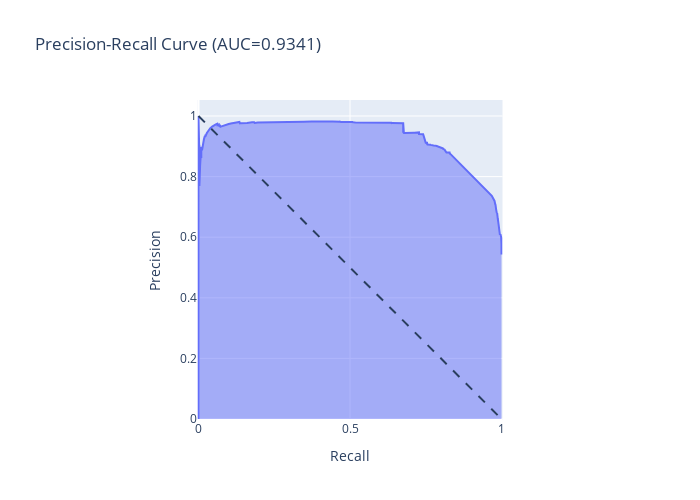

The notebook cell saved with this chart:
### Code cell
y_score = logreg.predict_proba(X)[:, 1]

precision, recall, thresholds = metrics.precision_recall_curve(y, y_score)

fig = px.area(
    x=recall, y=precision,
    title=f'Precision-Recall Curve (AUC={metrics.auc(fpr, tpr):.4f})',
    labels=dict(x='Recall', y='Precision'),
    width=700, height=500
)
fig.add_shape(
    type='line', line=dict(dash='dash'),
    x0=0, x1=1, y0=1, y1=0
)
fig.update_yaxes(scaleanchor="x", scaleratio=1)
fig.update_xaxes(constrain='domain')

fig.show()

### Figure 1 — Plotly figure (JSON) as saved in the notebook; plotly's stock layout.template omitted (floating-point values rounded to 4 significant figures; data arrays with more than 128 entries replaced by an {"elided": "..."} marker saying what was removed)
{"data": [{"hovertemplate": "Recall=%{x}<br>Precision=%{y}<extra></extra>", "legendgroup": "", "line": {"color": "#636efa"}, "mode": "lines", "name": "", "orientation": "v", "showlegend": false, "stackgroup": "1", "type": "scatter", "x": {"elided": "3157 float values"}, "xaxis": "x", "y": {"elided": "3157 float values"}, "yaxis": "y"}], "layout": {"height": 500, "legend": {"tracegroupgap": 0}, "shapes": [{"line": {"dash": "dash"}, "type": "line", "x0": 0, "x1": 1, "y0": 1, "y1": 0}], "title": {"text": "Precision-Recall Curve (AUC=0.9341)"}, "width": 700, "xaxis": {"anchor": "y", "constrain": "domain", "domain": [0, 1], "title": {"text": "Recall"}}, "yaxis": {"anchor": "x", "domain": [0, 1], "scaleanchor": "x", "scaleratio": 1, "title": {"text": "Precision"}}}}
